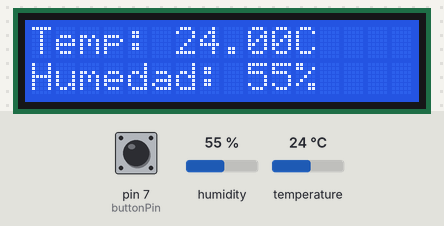
Bench run of a sketch on a simulated Arduino Uno, built with avr-gcc and run on an emulated ATmega328P. Parts: 16×2 character LCD. The inputs (shaded band) are chosen by the test bench; at power-on: pin 7 (buttonPin) HIGH, humidity 55 %, temperature 24 °C. What the sketch prints to the serial monitor is not drawn.

Above: at 1.2 s.
1.3 s: pin 7 (buttonPin) pulled LOW for 0.5 s
At 2.8 s:
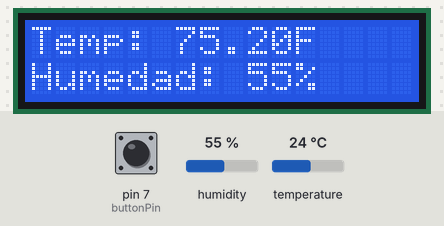
3.3 s: pin 7 (buttonPin) pulled LOW for 1 s
At 5.1 s:
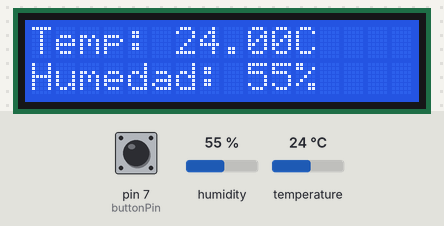
5.8 s: humidity set to 22 %
At 7.4 s:
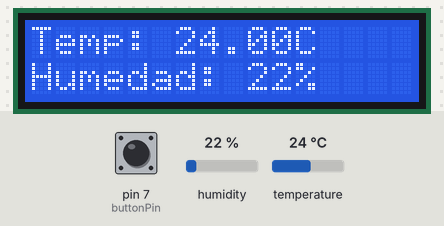
7.7 s: temperature set to 12 °C
At 8.8 s:
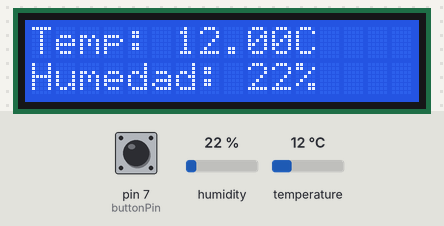
9.8 s: humidity set to 40 %
At 11.1 s:
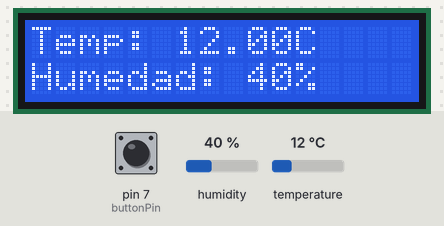
11.8 s: temperature set to 19 °C
At 13.4 s:
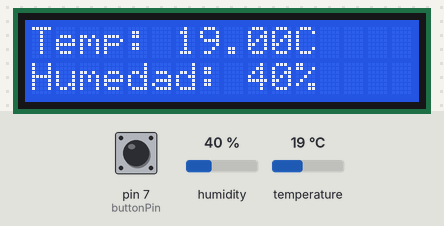
Timing chart, 0 to 14.9 s (numbered marks = the images above; inputs shaded):
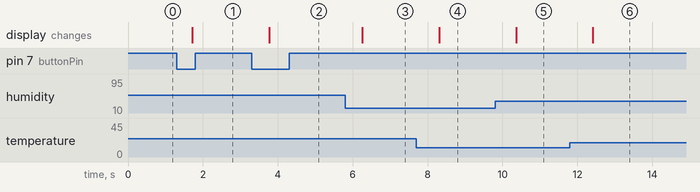

The sketch:

sketch_34_medidorDeTemperatura_Y_Humedad.ino
```cpp
#include <LiquidCrystal.h>
#include <DHT.h>
#include <DHT_U.h>

#define Type DHT11
int dhtPin = 13;
DHT HT(dhtPin, Type);
int humidity;
float tempC;
float tempF;
float temp;

int rs = 12;
int e = 11;
int d4 = 5;
int d5 = 4;
int d6 = 3;
int d7 = 2;

int dt = 400;
int buttonPin = 7;
int buttonOld = 1;
int buttonNew;
int tempFState = 0;
int x = 0;
String U = "C";

LiquidCrystal lcd(rs, e, d4, d5, d6, d7);
void setup() {
  lcd.begin(16, 2);
  HT.begin();
  Serial.begin(9600);
  pinMode(buttonPin, INPUT_PULLUP);

}

void loop() {
  while (tempFState == 0){
    humidity = HT.readHumidity();
    tempC = HT.readTemperature();
    tempF = HT.readTemperature(true);
    lcd.setCursor(0,0);
    lcd.print("Temp: ");
    lcd.print(tempC);
    lcd.print(U);
    lcd.setCursor(0,1);
    lcd.print("Humedad: ");
    lcd.print(humidity);
    lcd.print("%");
    buttonNew = digitalRead(buttonPin);
    Serial.println(buttonNew);
    if(buttonNew == 0 && buttonOld == 1){
        U = "F";
        tempFState = 1;
    }
    buttonOld = buttonNew;

    delay(dt);
    lcd.clear();
    }
  while (tempFState == 1){
    humidity = HT.readHumidity();
    tempC = HT.readTemperature();
    tempF = HT.readTemperature(true);
    lcd.setCursor(0,0);
    lcd.print("Temp: ");
    lcd.print(tempF);
    lcd.print(U);
    lcd.setCursor(0,1);
    lcd.print("Humedad: ");
    lcd.print(humidity);
    lcd.print("%");
    buttonNew = digitalRead(buttonPin);
    Serial.println(buttonNew);
    if(buttonNew == 0 && buttonOld == 1){
        U = "C";
        tempFState = 0;

    }
    buttonOld = buttonNew;

    delay(dt);
    lcd.clear();
    }

}
```

Measured:
- after the input at 1.3 s, the display: changes after 0.41 s (image 1)
- after the input at 3.3 s, the display: first changes after 0.47 s (image 2 shows a later state)
- after the input at 5.8 s, the display: changes after 0.45 s (image 3)
- after the input at 7.7 s, the display: changes after 0.61 s (image 4)
- after the input at 9.8 s, the display: changes after 0.56 s (image 5)
- after the input at 11.8 s, the display: changes after 0.62 s (image 6)
